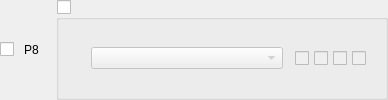
       <widget class="QWidget" name="widgetPlayer8">
        <layout class="QHBoxLayout" name="horizontalLayoutPlayer8">
         <property name="spacing">
          <number>10</number>
         </property>
         <property name="leftMargin">
          <number>0</number>
         </property>
         <property name="topMargin">
          <number>0</number>
         </property>
         <property name="rightMargin">
          <number>0</number>
         </property>
         <property name="bottomMargin">
          <number>0</number>
         </property>
         <item>
          <widget class="QCheckBox" name="checkboxPlayer8Connected">
           <property name="checked">
            <bool>false</bool>
           </property>
           <property name="playerToggle" stdset="0">
            <bool>true</bool>
           </property>
          </widget>
         </item>
         <item>
          <widget class="QLabel" name="labelConnectedPlayer8">
           <property name="text">
            <string notr="true">P8</string>
           </property>
           <property name="playerNumber" stdset="0">
            <bool>true</bool>
           </property>
           <property name="minimumSize">
            <size>
             <width>22</width>
             <height>0</height>
            </size>
           </property>
          </widget>
         </item>
         <item>
          <widget class="QGroupBox" name="groupPlayer8Connected">
           <property name="title">
            <string notr="true" />
           </property>
           <property name="checkable">
            <bool>true</bool>
           </property>
           <property name="checked">
            <bool>false</bool>
           </property>
           <property name="player" stdset="0">
            <bool>true</bool>
           </property>
           <layout class="QHBoxLayout" name="groupPlayer8Layout" stretch="0,0,0,1">
            <property name="spacing">
             <number>12</number>
            </property>
            <property name="leftMargin">
             <number>0</number>
            </property>
            <property name="topMargin">
             <number>0</number>
            </property>
            <property name="rightMargin">
             <number>0</number>
            </property>
            <property name="bottomMargin">
             <number>0</number>
            </property>
            <item>
             <widget class="QLabel" name="controllerPlayer8">
              <property name="minimumSize">
               <size>
                <width>20</width>
                <height>20</height>
               </size>
              </property>
              <property name="maximumSize">
               <size>
                <width>20</width>
                <height>20</height>
               </size>
              </property>
             </widget>
            </item>
            <item>
             <widget class="QComboBox" name="comboPlayer8Emulated">
              <property name="minimumSize">
               <size>
                <width>192</width>
                <height>0</height>
               </size>
              </property>
              <property name="maximumSize">
               <size>
                <width>192</width>
                <height>16777215</height>
               </size>
              </property>
             </widget>
            </item>
            <item>
             <widget class="QWidget" name="Player8LEDs">
              <layout class="QHBoxLayout" name="Player8LEDsLayout">
               <property name="spacing">
                <number>5</number>
               </property>
               <property name="leftMargin">
                <number>0</number>
               </property>
               <property name="topMargin">
                <number>0</number>
               </property>
               <property name="rightMargin">
                <number>0</number>
               </property>
               <property name="bottomMargin">
                <number>0</number>
               </property>
               <item>
                <widget class="QCheckBox" name="checkboxPlayer8LED1">
                 <property name="enabled">
                  <bool>false</bool>
                 </property>
                 <property name="focusPolicy">
                  <enum>Qt::NoFocus</enum>
                 </property>
                 <property name="led" stdset="0">
                  <bool>true</bool>
                 </property>
                </widget>
               </item>
               <item>
                <widget class="QCheckBox" name="checkboxPlayer8LED2">
                 <property name="enabled">
                  <bool>false</bool>
                 </property>
                 <property name="focusPolicy">
                  <enum>Qt::NoFocus</enum>
                 </property>
                 <property name="led" stdset="0">
                  <bool>true</bool>
                 </property>
                </widget>
               </item>
               <item>
                <widget class="QCheckBox" name="checkboxPlayer8LED3">
                 <property name="enabled">
                  <bool>false</bool>
                 </property>
                 <property name="focusPolicy">
                  <enum>Qt::NoFocus</enum>
                 </property>
                 <property name="led" stdset="0">
                  <bool>true</bool>
                 </property>
                </widget>
               </item>
               <item>
                <widget class="QCheckBox" name="checkboxPlayer8LED4">
                 <property name="enabled">
                  <bool>false</bool>
                 </property>
                 <property name="focusPolicy">
                  <enum>Qt::NoFocus</enum>
                 </property>
                 <property name="led" stdset="0">
                  <bool>true</bool>
                 </property>
                </widget>
               </item>
              </layout>
             </widget>
            </item>
            <item>
             <widget class="QLabel" name="labelPlayer8Explain">
              <property name="alignment">
               <set>Qt::AlignRight|Qt::AlignVCenter</set>
              </property>
              <property name="explain" stdset="0">
               <bool>true</bool>
              </property>
             </widget>
            </item>
           </layout>
          </widget>
         </item>
        </layout>
       </widget>
